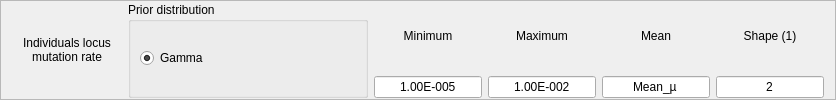
       <widget class="QFrame" name="frame_4">
        <property name="maximumSize">
         <size>
          <width>16777215</width>
          <height>100</height>
         </size>
        </property>
        <property name="frameShape">
         <enum>QFrame::StyledPanel</enum>
        </property>
        <property name="frameShadow">
         <enum>QFrame::Raised</enum>
        </property>
        <layout class="QHBoxLayout" name="horizontalLayout_5">
         <property name="topMargin">
          <number>1</number>
         </property>
         <property name="bottomMargin">
          <number>1</number>
         </property>
         <item>
          <widget class="QLabel" name="ilmrLabel">
           <property name="minimumSize">
            <size>
             <width>110</width>
             <height>0</height>
            </size>
           </property>
           <property name="maximumSize">
            <size>
             <width>110</width>
             <height>16777215</height>
            </size>
           </property>
           <property name="text">
            <string>Individuals locus
mutation rate</string>
           </property>
           <property name="alignment">
            <set>Qt::AlignCenter</set>
           </property>
          </widget>
         </item>
         <item>
          <widget class="QGroupBox" name="groupBox_3">
           <property name="minimumSize">
            <size>
             <width>240</width>
             <height>0</height>
            </size>
           </property>
           <property name="maximumSize">
            <size>
             <width>240</width>
             <height>16777215</height>
            </size>
           </property>
           <property name="title">
            <string>Prior distribution</string>
           </property>
           <layout class="QHBoxLayout" name="horizontalLayout_6">
            <item>
             <widget class="QRadioButton" name="radioButton_9">
              <property name="text">
               <string>Gamma</string>
              </property>
              <property name="checked">
               <bool>true</bool>
              </property>
             </widget>
            </item>
           </layout>
          </widget>
         </item>
         <item>
          <layout class="QVBoxLayout" name="verticalLayout_10">
           <item>
            <widget class="QLabel" name="label_14">
             <property name="maximumSize">
              <size>
               <width>16777215</width>
               <height>16777215</height>
              </size>
             </property>
             <property name="text">
              <string>Minimum</string>
             </property>
             <property name="alignment">
              <set>Qt::AlignCenter</set>
             </property>
            </widget>
           </item>
           <item>
            <widget class="QLineEdit" name="ilmrMinEdit">
             <property name="maximumSize">
              <size>
               <width>16777215</width>
               <height>16777215</height>
              </size>
             </property>
             <property name="text">
              <string>1.00E-005</string>
             </property>
             <property name="alignment">
              <set>Qt::AlignCenter</set>
             </property>
            </widget>
           </item>
          </layout>
         </item>
         <item>
          <layout class="QVBoxLayout" name="verticalLayout_11">
           <item>
            <widget class="QLabel" name="label_15">
             <property name="maximumSize">
              <size>
               <width>16777215</width>
               <height>16777215</height>
              </size>
             </property>
             <property name="text">
              <string>Maximum</string>
             </property>
             <property name="alignment">
              <set>Qt::AlignCenter</set>
             </property>
            </widget>
           </item>
           <item>
            <widget class="QLineEdit" name="ilmrMaxEdit">
             <property name="maximumSize">
              <size>
               <width>16777215</width>
               <height>16777215</height>
              </size>
             </property>
             <property name="text">
              <string>1.00E-002</string>
             </property>
             <property name="alignment">
              <set>Qt::AlignCenter</set>
             </property>
            </widget>
           </item>
          </layout>
         </item>
         <item>
          <layout class="QVBoxLayout" name="verticalLayout_12">
           <item>
            <widget class="QLabel" name="label_16">
             <property name="maximumSize">
              <size>
               <width>16777215</width>
               <height>16777215</height>
              </size>
             </property>
             <property name="text">
              <string>Mean</string>
             </property>
             <property name="alignment">
              <set>Qt::AlignCenter</set>
             </property>
            </widget>
           </item>
           <item>
            <widget class="QLineEdit" name="ilmrMeanEdit">
             <property name="maximumSize">
              <size>
               <width>16777215</width>
               <height>16777215</height>
              </size>
             </property>
             <property name="text">
              <string>Mean_µ</string>
             </property>
             <property name="alignment">
              <set>Qt::AlignCenter</set>
             </property>
             <property name="readOnly">
              <bool>true</bool>
             </property>
            </widget>
           </item>
          </layout>
         </item>
         <item>
          <layout class="QVBoxLayout" name="verticalLayout_13">
           <item>
            <widget class="QLabel" name="label_17">
             <property name="maximumSize">
              <size>
               <width>16777215</width>
               <height>16777215</height>
              </size>
             </property>
             <property name="text">
              <string>Shape (1)</string>
             </property>
             <property name="alignment">
              <set>Qt::AlignCenter</set>
             </property>
            </widget>
           </item>
           <item>
            <widget class="QLineEdit" name="ilmrShapeEdit">
             <property name="maximumSize">
              <size>
               <width>16777215</width>
               <height>16777215</height>
              </size>
             </property>
             <property name="text">
              <string>2</string>
             </property>
             <property name="alignment">
              <set>Qt::AlignCenter</set>
             </property>
            </widget>
           </item>
          </layout>
         </item>
        </layout>
       </widget>
